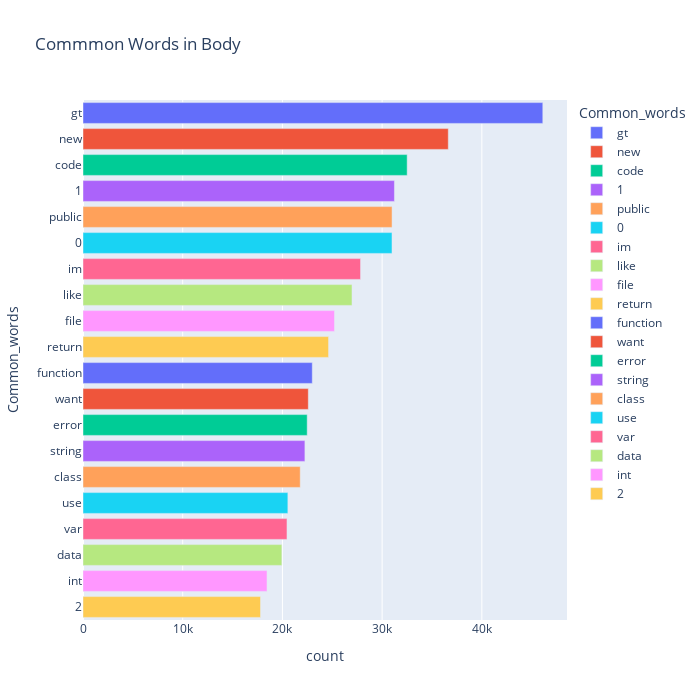

The notebook cell saved with this chart:
### Code cell
import plotly.express as px

fig = px.bar(temp, x="count", y="Common_words", title='Commmon Words in Body', orientation='h', 
             width=700, height=700,color='Common_words')
fig.show()

### Figure 1 — Plotly figure (JSON) as saved in the notebook; plotly's stock layout.template omitted (floating-point values rounded to 4 significant figures)
{"data": [{"alignmentgroup": "True", "hovertemplate": "Common_words=%{y}<br>count=%{x}<extra></extra>", "legendgroup": "gt", "marker": {"color": "#636efa"}, "name": "gt", "offsetgroup": "gt", "orientation": "h", "showlegend": true, "textposition": "auto", "type": "bar", "x": [46113], "xaxis": "x", "y": ["gt"], "yaxis": "y"}, {"alignmentgroup": "True", "hovertemplate": "Common_words=%{y}<br>count=%{x}<extra></extra>", "legendgroup": "new", "marker": {"color": "#EF553B"}, "name": "new", "offsetgroup": "new", "orientation": "h", "showlegend": true, "textposition": "auto", "type": "bar", "x": [36634], "xaxis": "x", "y": ["new"], "yaxis": "y"}, {"alignmentgroup": "True", "hovertemplate": "Common_words=%{y}<br>count=%{x}<extra></extra>", "legendgroup": "code", "marker": {"color": "#00cc96"}, "name": "code", "offsetgroup": "code", "orientation": "h", "showlegend": true, "textposition": "auto", "type": "bar", "x": [32511], "xaxis": "x", "y": ["code"], "yaxis": "y"}, {"alignmentgroup": "True", "hovertemplate": "Common_words=%{y}<br>count=%{x}<extra></extra>", "legendgroup": "1", "marker": {"color": "#ab63fa"}, "name": "1", "offsetgroup": "1", "orientation": "h", "showlegend": true, "textposition": "auto", "type": "bar", "x": [31233], "xaxis": "x", "y": ["1"], "yaxis": "y"}, {"alignmentgroup": "True", "hovertemplate": "Common_words=%{y}<br>count=%{x}<extra></extra>", "legendgroup": "public", "marker": {"color": "#FFA15A"}, "name": "public", "offsetgroup": "public", "orientation": "h", "showlegend": true, "textposition": "auto", "type": "bar", "x": [30995], "xaxis": "x", "y": ["public"], "yaxis": "y"}, {"alignmentgroup": "True", "hovertemplate": "Common_words=%{y}<br>count=%{x}<extra></extra>", "legendgroup": "0", "marker": {"color": "#19d3f3"}, "name": "0", "offsetgroup": "0", "orientation": "h", "showlegend": true, "textposition": "auto", "type": "bar", "x": [30988], "xaxis": "x", "y": ["0"], "yaxis": "y"}, {"alignmentgroup": "True", "hovertemplate": "Common_words=%{y}<br>count=%{x}<extra></extra>", "legendgroup": "im", "marker": {"color": "#FF6692"}, "name": "im", "offsetgroup": "im", "orientation": "h", "showlegend": true, "textposition": "auto", "type": "bar", "x": [27834], "xaxis": "x", "y": ["im"], "yaxis": "y"}, {"alignmentgroup": "True", "hovertemplate": "Common_words=%{y}<br>count=%{x}<extra></extra>", "legendgroup": "like", "marker": {"color": "#B6E880"}, "name": "like", "offsetgroup": "like", "orientation": "h", "showlegend": true, "textposition": "auto", "type": "bar", "x": [26977], "xaxis": "x", "y": ["like"], "yaxis": "y"}, {"alignmentgroup": "True", "hovertemplate": "Common_words=%{y}<br>count=%{x}<extra></extra>", "legendgroup": "file", "marker": {"color": "#FF97FF"}, "name": "file", "offsetgroup": "file", "orientation": "h", "showlegend": true, "textposition": "auto", "type": "bar", "x": [25222], "xaxis": "x", "y": ["file"], "yaxis": "y"}, {"alignmentgroup": "True", "hovertemplate": "Common_words=%{y}<br>count=%{x}<extra></extra>", "legendgroup": "return", "marker": {"color": "#FECB52"}, "name": "return", "offsetgroup": "return", "orientation": "h", "showlegend": true, "textposition": "auto", "type": "bar", "x": [24627], "xaxis": "x", "y": ["return"], "yaxis": "y"}, {"alignmentgroup": "True", "hovertemplate": "Common_words=%{y}<br>count=%{x}<extra></extra>", "legendgroup": "function", "marker": {"color": "#636efa"}, "name": "function", "offsetgroup": "function", "orientation": "h", "showlegend": true, "textposition": "auto", "type": "bar", "x": [22994], "xaxis": "x", "y": ["function"], "yaxis": "y"}, {"alignmentgroup": "True", "hovertemplate": "Common_words=%{y}<br>count=%{x}<extra></extra>", "legendgroup": "want", "marker": {"color": "#EF553B"}, "name": "want", "offsetgroup": "want", "orientation": "h", "showlegend": true, "textposition": "auto", "type": "bar", "x": [22595], "xaxis": "x", "y": ["want"], "yaxis": "y"}, {"alignmentgroup": "True", "hovertemplate": "Common_words=%{y}<br>count=%{x}<extra></extra>", "legendgroup": "error", "marker": {"color": "#00cc96"}, "name": "error", "offsetgroup": "error", "orientation": "h", "showlegend": true, "textposition": "auto", "type": "bar", "x": [22485], "xaxis": "x", "y": ["error"], "yaxis": "y"}, {"alignmentgroup": "True", "hovertemplate": "Common_words=%{y}<br>count=%{x}<extra></extra>", "legendgroup": "string", "marker": {"color": "#ab63fa"}, "name": "string", "offsetgroup": "string", "orientation": "h", "showlegend": true, "textposition": "auto", "type": "bar", "x": [22254], "xaxis": "x", "y": ["string"], "yaxis": "y"}, {"alignmentgroup": "True", "hovertemplate": "Common_words=%{y}<br>count=%{x}<extra></extra>", "legendgroup": "class", "marker": {"color": "#FFA15A"}, "name": "class", "offsetgroup": "class", "orientation": "h", "showlegend": true, "textposition": "auto", "type": "bar", "x": [21786], "xaxis": "x", "y": ["class"], "yaxis": "y"}, {"alignmentgroup": "True", "hovertemplate": "Common_words=%{y}<br>count=%{x}<extra></extra>", "legendgroup": "use", "marker": {"color": "#19d3f3"}, "name": "use", "offsetgroup": "use", "orientation": "h", "showlegend": true, "textposition": "auto", "type": "bar", "x": [20546], "xaxis": "x", "y": ["use"], "yaxis": "y"}, {"alignmentgroup": "True", "hovertemplate": "Common_words=%{y}<br>count=%{x}<extra></extra>", "legendgroup": "var", "marker": {"color": "#FF6692"}, "name": "var", "offsetgroup": "var", "orientation": "h", "showlegend": true, "textposition": "auto", "type": "bar", "x": [20457], "xaxis": "x", "y": ["var"], "yaxis": "y"}, {"alignmentgroup": "True", "hovertemplate": "Common_words=%{y}<br>count=%{x}<extra></extra>", "legendgroup": "data", "marker": {"color": "#B6E880"}, "name": "data", "offsetgroup": "data", "orientation": "h", "showlegend": true, "textposition": "auto", "type": "bar", "x": [19945], "xaxis": "x", "y": ["data"], "yaxis": "y"}, {"alignmentgroup": "True", "hovertemplate": "Common_words=%{y}<br>count=%{x}<extra></extra>", "legendgroup": "int", "marker": {"color": "#FF97FF"}, "name": "int", "offsetgroup": "int", "orientation": "h", "showlegend": true, "textposition": "auto", "type": "bar", "x": [18456], "xaxis": "x", "y": ["int"], "yaxis": "y"}, {"alignmentgroup": "True", "hovertemplate": "Common_words=%{y}<br>count=%{x}<extra></extra>", "legendgroup": "2", "marker": {"color": "#FECB52"}, "name": "2", "offsetgroup": "2", "orientation": "h", "showlegend": true, "textposition": "auto", "type": "bar", "x": [17803], "xaxis": "x", "y": ["2"], "yaxis": "y"}], "layout": {"barmode": "relative", "height": 700, "legend": {"title": {"text": "Common_words"}, "tracegroupgap": 0}, "title": {"text": "Commmon Words in Body"}, "width": 700, "xaxis": {"anchor": "y", "domain": [0, 1], "title": {"text": "count"}}, "yaxis": {"anchor": "x", "categoryarray": ["2", "int", "data", "var", "use", "class", "string", "error", "want", "function", "return", "file", "like", "im", "0", "public", "1", "code", "new", "gt"], "categoryorder": "array", "domain": [0, 1], "title": {"text": "Common_words"}}}}
